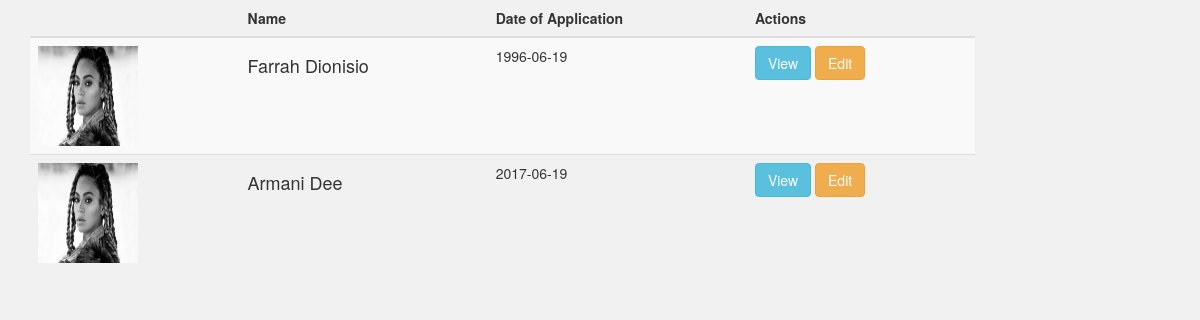
/index.php/applicantcontroller/applicant, run on the app's committed database.
### tables this page shows
CREATE TABLE `applicants` (
  `id` int(11) NOT NULL,
  `first_name` varchar(100) DEFAULT NULL,
  `last_name` varchar(100) DEFAULT NULL,
  `middle_name` varchar(100) DEFAULT NULL,
  `degree` varchar(250) DEFAULT NULL,
  `school` varchar(250) DEFAULT NULL,
  `application_status` tinyint(4) DEFAULT NULL,
  `application_date` date DEFAULT NULL,
  `salary` varchar(50) DEFAULT NULL,
  `position` varchar(50) DEFAULT NULL,
  `comment` text,
  `address` varchar(200) DEFAULT NULL,
  `phone_no` varchar(50) DEFAULT NULL,
  `bdate` date DEFAULT NULL,
  `date_hired` date DEFAULT NULL,
  `start_date` date DEFAULT NULL,
  `email_add` varchar(50) DEFAULT NULL,
  `file` varchar(255) DEFAULT NULL,
  `images` varchar(255) DEFAULT NULL,
  `available_date` date DEFAULT NULL,
  `interview_result` tinyint(4) DEFAULT NULL,
  `exam_result` tinyint(4) DEFAULT NULL,
  `interviewer` varchar(200) DEFAULT NULL,
  `category` tinyint(4) DEFAULT NULL,
  `interview_notes` varchar(255) DEFAULT NULL
);

### application/controllers/ApplicantController.php (called while the page is built, shortened)
<?php
class ApplicantController extends CI_Controller {
  public function applicant() {
    $salary = $_GET["salary"] ?? null;
    $this->load->model('applicant');
    $this->load->model('role');
    $data['title'] = "Astrid Technologies | Resume Management";
    $data['role'] = $this->role->view_role();
    $query = [];
     if ($salary != null) {
       $data['applicants'] = $this->applicant->sort_by("salary", $salary);
     } else if (count($query) > 0) {
       $data['applicants'] = $this->db->get_where('applicants', $query)->result();
     } else {
      $data['applicants'] = $this->applicant->all();
     }
    $this->load->view('include/header',$data);
    $this->load->view('applicant/applicants',$data);
  }
}

### index.php (called while the page is built, shortened)
<?php
require_once BASEPATH.'core/CodeIgniter.php';

### application/models/Applicant.php (called while the page is built, shortened)
<?php
class Applicant extends CI_Model {
  public function all()
  {
    $query = $this->db->get('applicants');
    return $query->result();
  }
}

### application/views/applicant/applicants.php (the view, shortened to what this page needs)
  <div class="container-fluid">
    <div class="col-sm-10">
      <table class="table table-striped">
        <thead>
          <tr>
            <th></th>
            <th>Name</th>
            <th>Date of Application</th>
            <th>Actions</th>
          </tr>
        </thead>
        <tbody>
          <?php foreach ($applicants as $applicant) : ?>
          <tr>
            <td><img id="thumbnail" src="assets/uploads/<?= $applicant->images ?>"></td>
            <td><h4><?= $applicant->first_name;?> <?= $applicant->last_name;?></h4></td>
            <td><?= $applicant->application_date;?></td>
            <td>
              <button type="button" class="btn btn-info" data-name="button-view" data-id="<?= $applicant->id; ?>">View</button>
              <a href="<?= base_url('applicant/edit_view/'.$applicant->id) ?>" type="button" class="btn btn-warning" data-id="<?= $applicant->id;?>" >Edit</a>
            </td>
          </tr>
          <?php endforeach; ?>
        </tbody>
      </table>
    </div>
  </div>
</body>
</html>

### application/views/include/header.php (shortened to what this page needs)
<!DOCTYPE html>
<html lang="en">
<head>
    <link rel="stylesheet" href="<?php echo base_url("/assets/css/bootstrap.min.css"); ?>" />
    <link rel="stylesheet" href="<?php echo base_url("/assets/css/style.css"); ?>" />
</head>
<body>

### assets/css/style.css (style rules this page uses)
body { background-color: #f1f1f2; }
a { text-decoration: none; text-align: center; color: #000000; }
#thumbnail { width: 100px; height: 100px; }

### data on the page
applicants: images (picture), first_name "Farrah", last_name "Dionisio", application_date "1996-06-19"
applicants: images (picture), first_name "Armani", last_name "Dee", application_date "2017-06-19"
